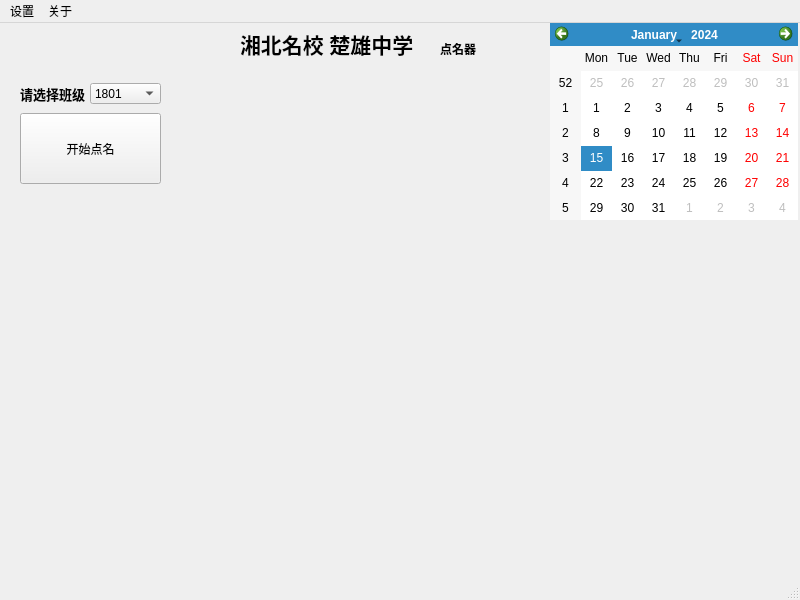
<?xml version="1.0" encoding="UTF-8"?>
<ui version="4.0">
 <class>MainWindow</class>
 <widget class="QMainWindow" name="MainWindow">
  <property name="geometry">
   <rect>
    <x>0</x>
    <y>0</y>
    <width>800</width>
    <height>600</height>
   </rect>
  </property>
  <property name="windowTitle">
   <string>MainWindow</string>
  </property>
  <widget class="QWidget" name="centralwidget">
   <widget class="QPushButton" name="pushButton">
    <property name="geometry">
     <rect>
      <x>20</x>
      <y>90</y>
      <width>141</width>
      <height>71</height>
     </rect>
    </property>
    <property name="text">
     <string>开始点名</string>
    </property>
   </widget>
   <widget class="QComboBox" name="comboBox">
    <property name="geometry">
     <rect>
      <x>90</x>
      <y>60</y>
      <width>71</width>
      <height>21</height>
     </rect>
    </property>
    <item>
     <property name="text">
      <string>1801</string>
     </property>
    </item>
    <item>
     <property name="text">
      <string>1802</string>
     </property>
    </item>
    <item>
     <property name="text">
      <string>1803</string>
     </property>
    </item>
    <item>
     <property name="text">
      <string>1804</string>
     </property>
    </item>
   </widget>
   <widget class="QLabel" name="label">
    <property name="geometry">
     <rect>
      <x>240</x>
      <y>0</y>
      <width>181</width>
      <height>41</height>
     </rect>
    </property>
    <property name="font">
     <font>
      <family>微软雅黑</family>
      <pointsize>16</pointsize>
      <weight>75</weight>
      <bold>true</bold>
     </font>
    </property>
    <property name="text">
     <string>湘北名校 楚雄中学</string>
    </property>
   </widget>
   <widget class="QLabel" name="label_2">
    <property name="geometry">
     <rect>
      <x>440</x>
      <y>20</y>
      <width>54</width>
      <height>12</height>
     </rect>
    </property>
    <property name="font">
     <font>
      <family>ADMUI3Lg</family>
      <weight>75</weight>
      <bold>true</bold>
     </font>
    </property>
    <property name="text">
     <string>点名器</string>
    </property>
   </widget>
   <widget class="QLabel" name="label_3">
    <property name="geometry">
     <rect>
      <x>20</x>
      <y>60</y>
      <width>71</width>
      <height>21</height>
     </rect>
    </property>
    <property name="font">
     <font>
      <family>微软雅黑</family>
      <pointsize>10</pointsize>
      <weight>75</weight>
      <bold>true</bold>
     </font>
    </property>
    <property name="text">
     <string>请选择班级</string>
    </property>
   </widget>
   <widget class="QCalendarWidget" name="calendarWidget">
    <property name="geometry">
     <rect>
      <x>550</x>
      <y>0</y>
      <width>248</width>
      <height>197</height>
     </rect>
    </property>
   </widget>
  </widget>
  <widget class="QMenuBar" name="menubar">
   <property name="geometry">
    <rect>
     <x>0</x>
     <y>0</y>
     <width>800</width>
     <height>23</height>
    </rect>
   </property>
   <widget class="QMenu" name="menu">
    <property name="title">
     <string>设置</string>
    </property>
   </widget>
   <widget class="QMenu" name="menu_2">
    <property name="title">
     <string>关于</string>
    </property>
   </widget>
   <addaction name="menu"/>
   <addaction name="menu_2"/>
  </widget>
  <widget class="QStatusBar" name="statusbar"/>
 </widget>
 <resources/>
 <connections/>
</ui>
